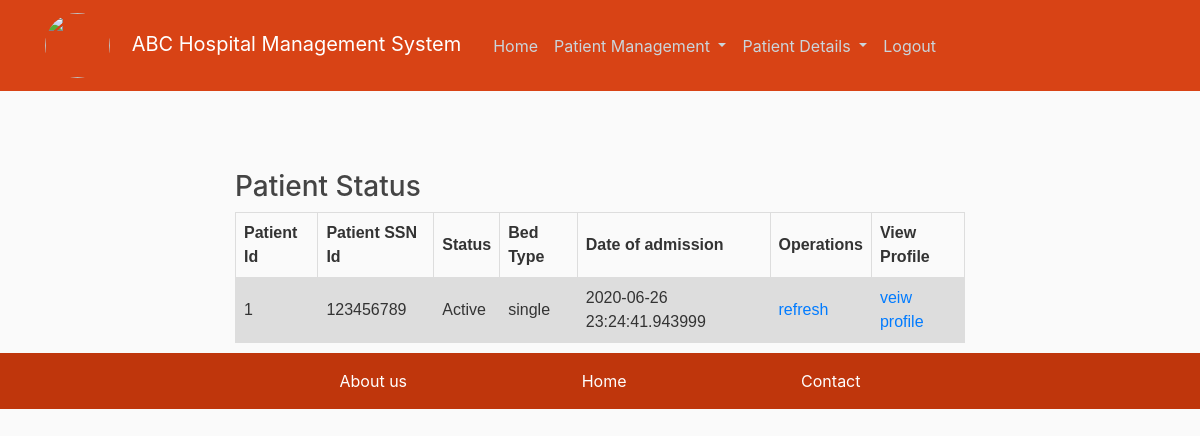
The page /status/patient/0 (signed in) on the database as committed earlier.
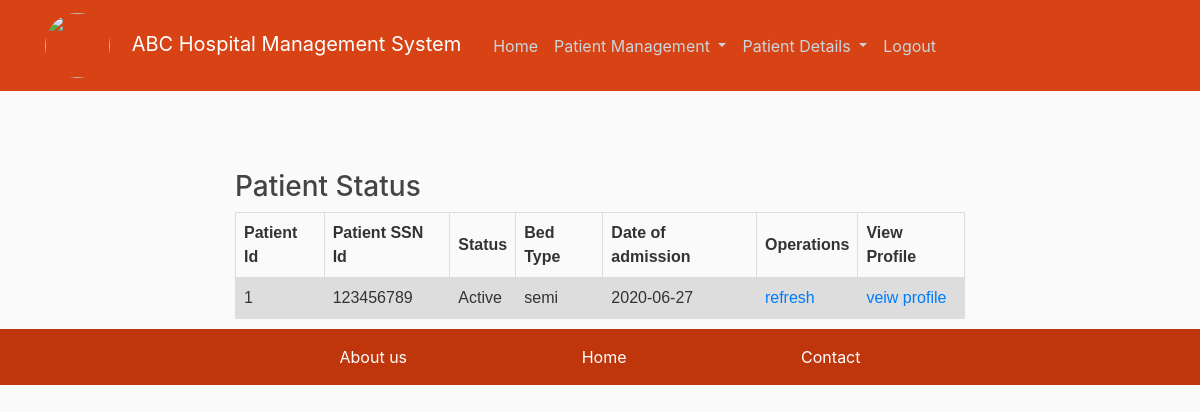
The same page on the database as committed later.
### hospital/models.py (models this page shows, shortened)
class Patient(db.Model):
    __tablename__ = 'Patient'
    id = db.Column(db.Integer, primary_key=True)
    ssnid = db.Column(db.Integer,unique=True, nullable=False, )
    name = db.Column(db.String(20), nullable=False)
    age = db.Column(db.String(100), nullable=False)
    address = db.Column(db.String(100), nullable=False)
    city = db.Column(db.String(100), nullable=False)
    state= db.Column(db.String(100), nullable=False)
    bed = db.Column(db.String(50), nullable=False)
    status = db.Column(db.String(50), nullable=False)
    doj = db.Column(db.String(50),nullable = False)
    dodc=db.Column(db.String(50))
    medrelo=db.relationship('Medicine',backref='diag',lazy=True)
    diagrelo=db.relationship('Diagonastic',backref='med',lazy=True)

### hospital/routes.py (the view, shortened to what this page needs)
@app.route("/status/<tags>/<int:post_id>",methods=['POST','GET'])
@login_required
def status(tags,post_id):
    if tags=='patient':
        data=Patient.query.all()
        return render_template('patient/all_patient.html',tag=tags,items=data,legend='All Patient' ,title='Patients')
    elif tags=='med':
        data=Patient.query.filter_by(id=post_id).first()
        medData=Medicine.query.filter_by(pid=data.id).all()
        return render_template('medTest/medicine_patient.html',pat=data,medItems=medData,legend='All Patient' ,title='Patients')
    elif tags=='diag':
        data=Patient.query.filter_by(id=post_id).first()
        diagData=Diagonastic.query.filter_by(pid=data.id).all()
        return render_template('medTest/diagonastic_patient.html',pat=data,diagItems=diagData,legend='All Patient' ,title='Patients')

### hospital/models.py (called while the page is built)
@login_manager.user_loader
def load_user(user_id):
    return User.query.get(int(user_id))

### hospital/templates/patient/all_patient.html
{%extends 'layout.html'%}
{%block content%}
        <div><h3>
            Patient Status
        </h3></div>
        <div id="patienttables" style="padding-bottom: 10px; display: block;">
            <table>
                <tr>
                <th>Patient Id</th>
                <th>Patient SSN Id</th>
                <th>Status</th>
                <th>Bed Type</th>
                <th>Date of admission</th>
                <th>Operations</th>
                <th>View Profile</th>
                </tr>
                {% for item in items%}
                    {%if not item.status=='discharged'%}
                    <tr>
                        <td>{{item.id}}</td>
                        <td>{{item.ssnid}}</td>
                        <td>{{item.status}}</td>
                        <td>{{item.bed}}</td>
                        <td>{{item.doj}}</td>
                        <td><a href="/">refresh</a></td>
                        <td><a href="{{ url_for('profile_patient',post_id=item.id) }}">veiw profile</a></td>
                    </tr>
                    {%endif%}
                {%endfor%}
            </table>
        </div>
{%endblock content%}

Rows that differ between the two databases and show on the page:
changed Patient "Active": bed "single" → "semi"; doj "2020-06-26 23:24:41.943999" → "2020-06-27"
